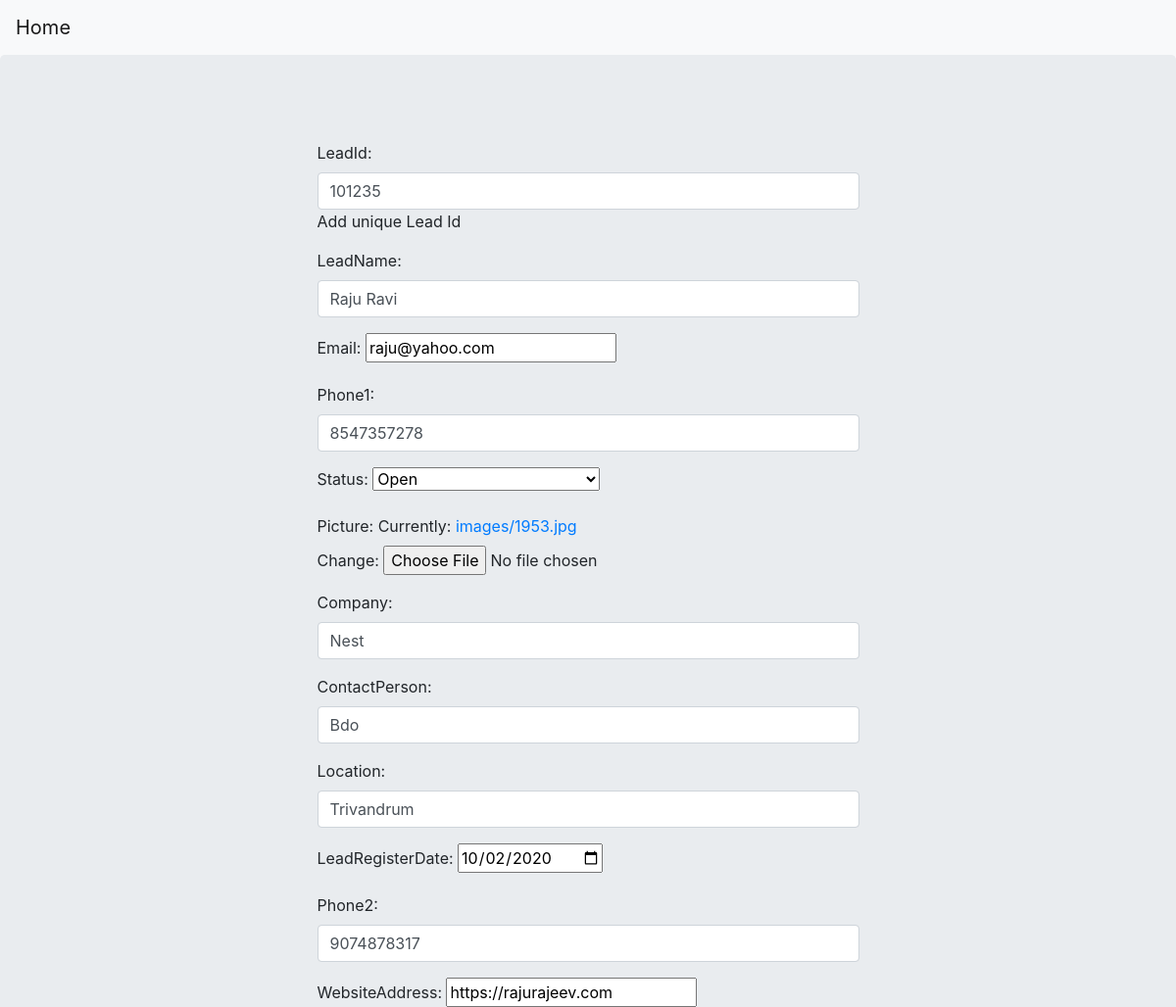
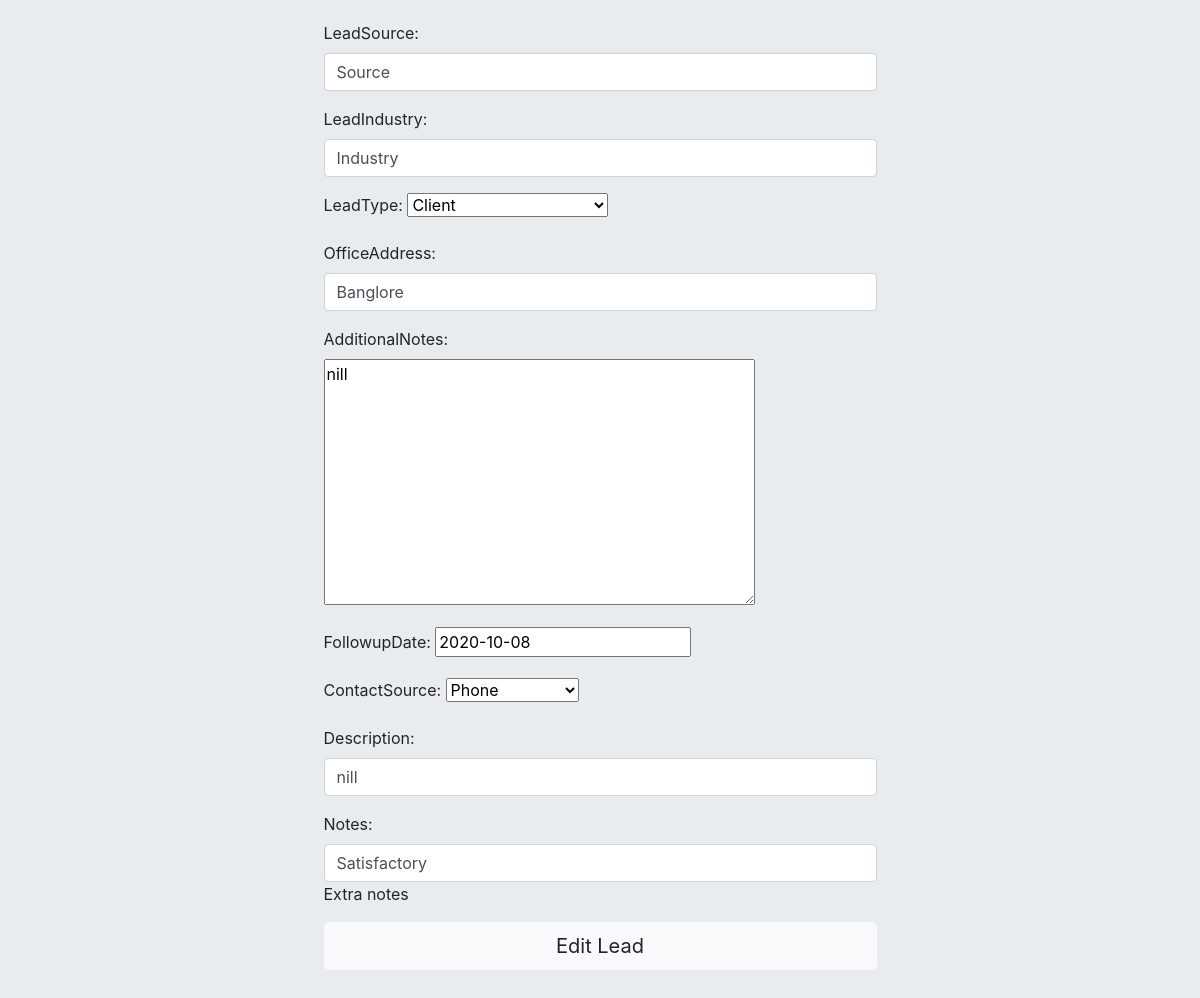
The app's page /bdo/leadedit4 with its own data (2 pictures, top to bottom).
### bdoessentials/models.py (models this page shows, shortened)
class Lead(models.Model):
    leadId = models.CharField(max_length=50,unique=True,blank=False,help_text='Add unique Lead Id')
    leadName = models.CharField(max_length=50,blank=False)
    email = models.EmailField(max_length=50,unique=True,blank=False)
    phone1 = models.CharField(max_length=12,unique=True)
    choice = (
        ('Open', 'Open'),
        ('Open-Attempted to Contact', 'Open-Attempted to Contact'),
        ('Open-In Contact', 'Open-In Contact'),
        ('Closed-Succesfully', 'Closed-Succesfully'),
        ('Closed-Not Relevant', 'Closed-Not Relevant')
    )
    status = models.CharField(max_length=30, choices=choice,blank=False)
    picture = models.ImageField(upload_to='images',blank=False)
    company = models.CharField(max_length=100,blank=False)
    contactPerson = models.CharField(max_length=100,blank=False)
    location = models.CharField(max_length=200,blank=False)
    leadRegisterDate = models.DateField(null=True,blank=False)
    phone2 = models.CharField(max_length=12,unique=True)
    websiteAddress = models.URLField(max_length=200,unique=True,blank=False)
    leadSource = models.CharField(max_length=100,blank=False)
    leadIndustry = models.CharField(max_length=100,blank=False)
    leadtype_choice = (
        ('Architecture Consultant', 'Architecture Consultant'),
        ('Client', 'Client')
    )
    leadType = models.CharField(max_length=30, choices=leadtype_choice,blank=False)
    officeAddress = models.CharField(max_length=200,blank=False)
    additionalNotes = models.TextField(max_length=100,blank=False)
    followupDate = models.DateField(default=datetime.date.today(),blank=False)
    contact_choice = (
        ('Phone', 'Phone'),
        ('E-mail', 'E-mail'),
        ('Direct Meeting', 'Direct Meeting')
    )
    contactSource = models.CharField(max_length=30, choices=contact_choice,blank=False)
    description = models.CharField(max_length=200,blank=False)
    notes = models.CharField(max_length=200,blank=False,help_text='Extra notes')

### bdoessentials/views.py (the view)
# urls.py: path('leadedit<int:pk>',leadEdit,name='leadedit'),
def leadEdit(request,pk):
    form=Lead.objects.get(id=pk)
    form=LeadCreateFrm(instance=form)
    context={'Edit':form}
    if request.method == "POST":
        form=Lead.objects.get(id=pk)
        form=LeadCreateFrm(instance=form,data=request.POST,files=request.FILES)
        if form.is_valid():
            form.save()
            return redirect('createlead')
    return render(request,'bdoessentials/leadedit.html',context)

### bdoessentials/forms.py
class LeadCreateFrm(ModelForm):
    class Meta:
        model=Lead
        fields = '__all__'
        widgets = {
            'leadId': forms.TextInput(attrs={'class': 'form-control'}),
            'leadName': forms.TextInput(attrs={'class': 'form-control'}),
            'phone1': forms.TextInput(attrs={'class': 'form-control'}),
            'company': forms.TextInput(attrs={'class': 'form-control'}),
            'contactPerson': forms.TextInput(attrs={'class': 'form-control'}),
            'location': forms.TextInput(attrs={'class': 'form-control'}),
            'leadRegisterDate': DateInput(),
            'phone2': forms.TextInput(attrs={'class': 'form-control'}),
            'leadSource': forms.TextInput(attrs={'class': 'form-control'}),
            'leadIndustry': forms.TextInput(attrs={'class': 'form-control'}),
            'officeAddress': forms.TextInput(attrs={'class': 'form-control'}),
            'description': forms.TextInput(attrs={'class': 'form-control'}),
            'notes': forms.TextInput(attrs={'class': 'form-control'}),
        }

### bdoessentials/templates/bdoessentials/leadedit.html (shortened to what this page needs)
<!DOCTYPE html>
<html lang="en">
<head>
    <link rel="stylesheet" href="https://maxcdn.bootstrapcdn.com/bootstrap/4.0.0/css/bootstrap.min.css">
</head>
<body>
    <nav class="navbar navbar-expand-lg navbar-light bg-light">
    <a class="navbar-brand" href= "{% url 'createlead' %}" >Home</a>
    </nav>
    <div class="jumbotron">
    <br>
    <div class="row">
        <div class="col-3"></div>
        <div class="col-6">
       <form method="post" enctype="multipart/form-data" autocomplete="off">
        {{Edit.as_p}}
           <input type="submit" class="btn btn-light btn-lg btn-block" value="Edit Lead">
        </form>
        </div>
        <div class="col-3"></div>
    </div>
</div>
</body>
</html>

### bdoessentials/templates/bdoessentials/leadedit.html (style rules this page uses)
body { background-color:#F9F9FA; }

### records on screen
Lead: leadId "101235", leadName "Raju Ravi", email "raju@yahoo.com", phone1 "8547357278", status "Open", company "Nest", contactPerson "Bdo", location "Trivandrum", leadRegisterDate "10/02/2020", phone2 "9074878317", websiteAddress "https://rajurajeev.com", leadSource "Source", leadIndustry "Industry", leadType "Client", officeAddress "Banglore", additionalNotes "nill", followupDate "2020-10-08", contactSource "Phone", description "nill", notes "Satisfactory"
